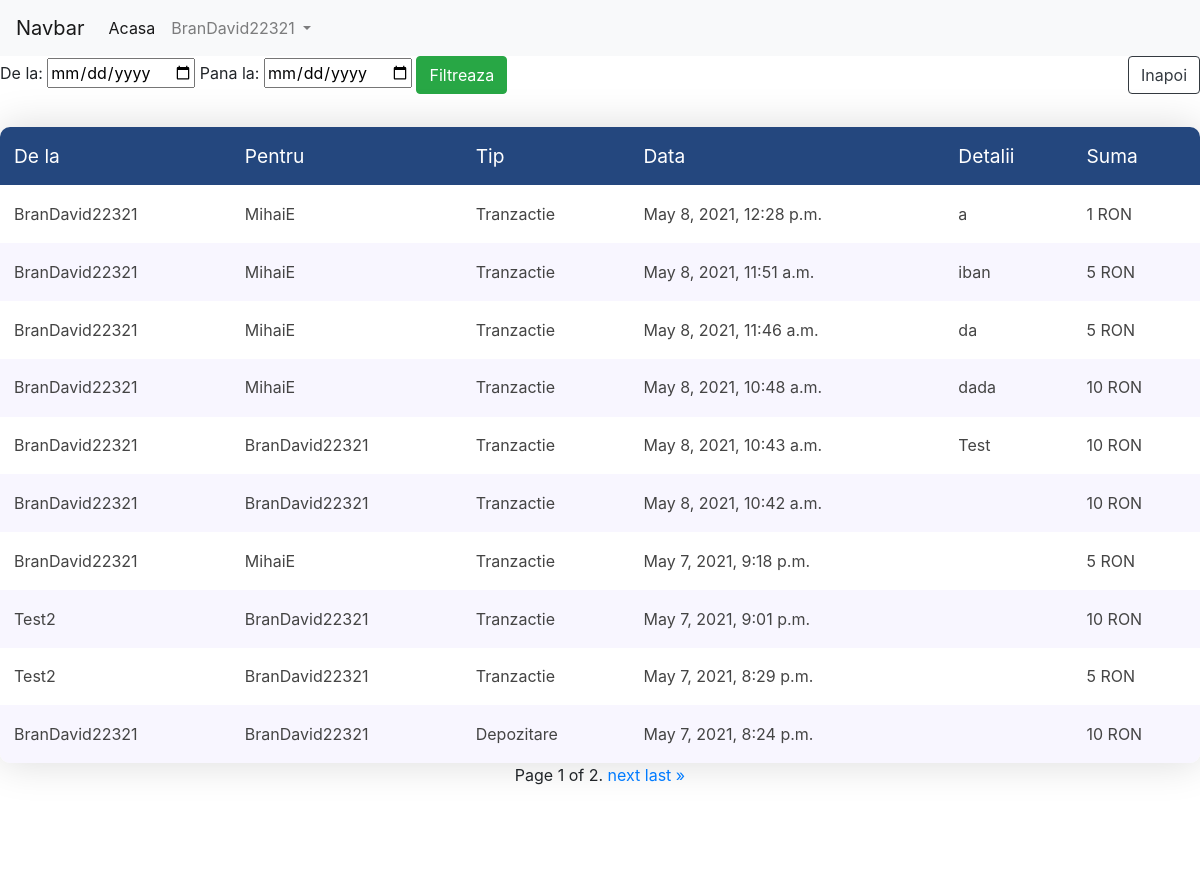
/transaction-list (signed in), run on the app's committed database.
### bank/models.py (models this page shows)
class Transaction(models.Model):
    from_user = models.ForeignKey(User, null=True,  on_delete=models.CASCADE,  related_name='from_user')
    to_user = models.ForeignKey(User, null=True,  on_delete=models.CASCADE, related_name='to_user')
    date = models.DateTimeField(default=datetime.now, blank=True)
    details = models.CharField(max_length=250)
    code = models.IntegerField(validators=[
            MaxValueValidator(999999),
            MinValueValidator(10000),
        ])
    amount = models.PositiveIntegerField(null=True, validators=[
        MaxValueValidator(999999999),
        MinValueValidator(0),
    ])

### bank/views.py (the view, shortened to what this page needs)
# urls.py: path("transaction-list", views.transactions_list, name='transactions_list'),
def transactions_list(request):
    transactions = Transaction.objects.filter(from_user=request.user).order_by('-date') | Transaction.objects.filter(to_user=request.user).order_by('-date')
    form = DateFilterForm(request.POST or None)
    paginator = Paginator(transactions, 10)
    try:
        page = int(request.GET.get('page', 1))
    except:
        page = 1
    try:
        transactions_page = paginator.page(page)
    except(EmptyPage,InvalidPage):
        transactions_page = paginator.page(paginator.num_pages)
    context = {'transactions': transactions_page,
               'form': form,
               }
    return render(request, 'bank/transactions_list.html', context)

### bank/forms.py
class DateFilterForm(forms.Form):
    from_date = forms.DateTimeField()
    to_date = forms.DateTimeField()

### bank/templates/bank/transactions_list.html (shortened to what this page needs)
{% extends 'bank/base_template.html' %}
    {% block style %}
 <link rel="stylesheet" href="https://cdn.jsdelivr.net/npm/bootstrap@4.6.0/dist/css/bootstrap.min.css">
{% endblock %}s
{% block body %}
<form method="post" enctype="multipart/form-data">
<label class="label">De la:</label>
    <input class="input--style-4" type="date" class="form-control" id="from_date"  name="from_date">
    <label class="label">Pana la:</label>
    <input class="input--style-4" type="date" class="form-control" id="to_date"  name="to_date">
    <button class="btn btn-success" type="submit">
        Filtreaza
    </button>
<div class="float-right">
                                 <a style="margin-left: 10px;" href="{% url 'client_menu' %}" class="btn btn-outline-dark">
                Inapoi
            </a>
</div>
</form>
 <div class="container-table100">
                <table class="table100">
                <thead>
                    <tr>
                        <th>De la</th>
                        <th>Pentru</th>
                        <th>Tip</th>
                        <th>Data</th>
                        <th>Detalii</th>
                        <th>Suma</th>
                    </tr>
                </thead>
                <tbody>
                {% for transaction in transactions.object_list %}
                                <tr>
                                    <td>{{ transaction.from_user }}</td>
                                    <td>{{ transaction.to_user }}</td>
                                    {% if transaction.code ==  10000 %}
                                    <td>Depozitare</td>
                                    {% else %}
                                    <td>Tranzactie</td>
                                    {% endif %}
                                    <td>{{ transaction.date }}</td>
                                    <td>{{ transaction.details}}</td>
                                    <td>{{ transaction.amount }} RON</td>
                                </tr>
                {% endfor %}
                </tbody>
            </table>
<div class="pagination">
    <span class="step-links">
        <span class="current">
            Page {{ transactions.number }} of {{ transactions.paginator.num_pages }}.
        </span>
        {% if transactions.has_next %}
            <a href="?page={{ transactions.next_page_number }}">next</a>
            <a href="?page={{ transactions.paginator.num_pages }}">last &raquo;</a>
        {% endif %}
    </span>
</div>
    </div>
{% endblock %}

### bank/templates/bank/base_template.html (shortened to what this page needs)
<!doctype html>
<html lang="en">
<head>
    {% load static %}
  <link rel="stylesheet" href="https://cdn.jsdelivr.net/npm/bootstrap@4.6.0/dist/css/bootstrap.min.css">
    {% block style %}
    {% endblock %}
</head>
<body>
<nav class="navbar navbar-expand-lg navbar-light bg-light">
  <a class="navbar-brand" href="#">Navbar</a>
  <div class="collapse navbar-collapse" id="navbarNavDropdown">
    <ul class="navbar-nav">
      <li class="nav-item active">
        <a class="nav-link" href="{% url 'index' %}">Acasa </a>
      </li>
      <li class="nav-item dropdown">
        <a class="nav-link dropdown-toggle" href="#" id="navbarDropdownMenuLink" role="button" data-toggle="dropdown" aria-haspopup="true" aria-expanded="false">
         {% if user.is_authenticated == True %}
            {{ user.get_username }}
            {% else %}
            Cont
            {% endif %}
        </a>
      </li>
    </ul>
  </div>
</nav>
{% block body %}
{% endblock %}
</body>
</html>

### bank/templates/bank/transactions_list.html (style rules this page uses)
.container-table100 { width: 100%; min-height: 100vh; background: #fff; display: -webkit-box; display: -webkit-flex; display: -moz-box; display: -ms-flexbox; display: flex; align-items: top; justify-content: center; flex-wrap: wrap; padding: 33px 0; }
.container-table100 table { width: 100%; }
.container-table100 table.table100 { background-color: #fff; border-radius: 10px; overflow: hidden; box-shadow: 0 0 40px 0 rgba(0, 0, 0, .15); -moz-box-shadow: 0 0 40px 0 rgba(0, 0, 0, .15); -webkit-box-shadow: 0 0 40px 0 rgba(0, 0, 0, .15); -o-box-shadow: 0 0 40px 0 rgba(0, 0, 0, .15); -ms-box-shadow: 0 0 40px 0 rgba(0, 0, 0, .15); }
.container-table100 table.table100 th { padding: 18px 14px; font-size: 1.2rem; color: #fff; line-height: 1.4rem; background-color: #24477e; }
.container-table100 table.table100 td { padding: 14px; color: #444; font-size: 1rem; line-height: 1.4rem; }
.container-table100 table th, .container-table100 table td { font-weight: unset; }
.container-table100 table tr:nth-child(even) { background-color: #f8f6ff; }

### data on the page
Transaction: code "Tranzactie"
Transaction: code "Tranzactie"
Transaction: code "Tranzactie"
Transaction: code "Tranzactie"
Transaction: code "Tranzactie"
Transaction: code "Tranzactie"
Transaction: code "Tranzactie"
Transaction: code "Tranzactie"
Transaction: code "Tranzactie"
Transaction: code "Depozitare"

### other printed values
{{ user.get_username }} "BranDavid22321"
{{ transactions.number }} "1"
{{ transactions.paginator.num_pages }} "2"
